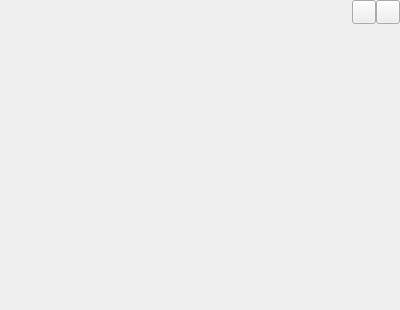
<?xml version="1.0" encoding="UTF-8"?>
<ui version="4.0">
 <class>SkinWindowClass</class>
 <widget class="QWidget" name="SkinWindowClass">
  <property name="geometry">
   <rect>
    <x>0</x>
    <y>0</y>
    <width>400</width>
    <height>310</height>
   </rect>
  </property>
  <property name="windowTitle">
   <string>SkinWindow</string>
  </property>
  <layout class="QVBoxLayout" name="verticalLayout">
   <property name="spacing">
    <number>0</number>
   </property>
   <property name="leftMargin">
    <number>0</number>
   </property>
   <property name="topMargin">
    <number>0</number>
   </property>
   <property name="rightMargin">
    <number>0</number>
   </property>
   <property name="bottomMargin">
    <number>0</number>
   </property>
   <item>
    <widget class="QWidget" name="titleWidget" native="true">
     <property name="sizePolicy">
      <sizepolicy hsizetype="Expanding" vsizetype="Fixed">
       <horstretch>0</horstretch>
       <verstretch>0</verstretch>
      </sizepolicy>
     </property>
     <property name="titleSkin" stdset="0">
      <bool>true</bool>
     </property>
     <layout class="QHBoxLayout" name="horizontalLayout">
      <property name="spacing">
       <number>0</number>
      </property>
      <property name="leftMargin">
       <number>12</number>
      </property>
      <property name="topMargin">
       <number>0</number>
      </property>
      <property name="rightMargin">
       <number>0</number>
      </property>
      <property name="bottomMargin">
       <number>0</number>
      </property>
      <item>
       <widget class="QLabel" name="titleIcon">
        <property name="sizePolicy">
         <sizepolicy hsizetype="Fixed" vsizetype="Fixed">
          <horstretch>0</horstretch>
          <verstretch>0</verstretch>
         </sizepolicy>
        </property>
        <property name="minimumSize">
         <size>
          <width>42</width>
          <height>18</height>
         </size>
        </property>
        <property name="maximumSize">
         <size>
          <width>42</width>
          <height>18</height>
         </size>
        </property>
        <property name="text">
         <string/>
        </property>
       </widget>
      </item>
      <item>
       <spacer name="horizontalSpacer">
        <property name="orientation">
         <enum>Qt::Horizontal</enum>
        </property>
        <property name="sizeHint" stdset="0">
         <size>
          <width>299</width>
          <height>20</height>
         </size>
        </property>
       </spacer>
      </item>
      <item>
       <widget class="QPushButton" name="sysmin">
        <property name="sizePolicy">
         <sizepolicy hsizetype="Fixed" vsizetype="Fixed">
          <horstretch>0</horstretch>
          <verstretch>0</verstretch>
         </sizepolicy>
        </property>
        <property name="minimumSize">
         <size>
          <width>24</width>
          <height>24</height>
         </size>
        </property>
        <property name="maximumSize">
         <size>
          <width>24</width>
          <height>24</height>
         </size>
        </property>
        <property name="text">
         <string/>
        </property>
       </widget>
      </item>
      <item>
       <widget class="QPushButton" name="sysclose">
        <property name="sizePolicy">
         <sizepolicy hsizetype="Fixed" vsizetype="Fixed">
          <horstretch>0</horstretch>
          <verstretch>0</verstretch>
         </sizepolicy>
        </property>
        <property name="minimumSize">
         <size>
          <width>24</width>
          <height>24</height>
         </size>
        </property>
        <property name="maximumSize">
         <size>
          <width>24</width>
          <height>24</height>
         </size>
        </property>
        <property name="text">
         <string/>
        </property>
       </widget>
      </item>
     </layout>
    </widget>
   </item>
   <item>
    <widget class="QWidget" name="bodyWidget" native="true">
     <property name="sizePolicy">
      <sizepolicy hsizetype="Expanding" vsizetype="Expanding">
       <horstretch>0</horstretch>
       <verstretch>0</verstretch>
      </sizepolicy>
     </property>
     <property name="bottomSkin" stdset="0">
      <bool>true</bool>
     </property>
     <layout class="QGridLayout" name="gridLayout">
      <property name="leftMargin">
       <number>0</number>
      </property>
      <property name="topMargin">
       <number>0</number>
      </property>
      <property name="rightMargin">
       <number>0</number>
      </property>
      <property name="bottomMargin">
       <number>0</number>
      </property>
      <property name="spacing">
       <number>0</number>
      </property>
     </layout>
    </widget>
   </item>
  </layout>
 </widget>
 <layoutdefault spacing="6" margin="11"/>
 <resources/>
 <connections/>
</ui>
